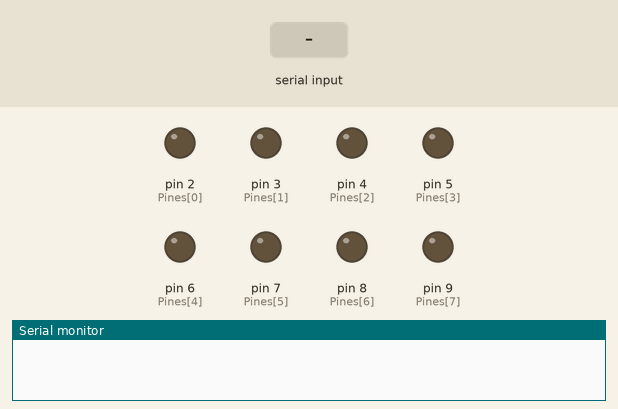
The sketch below on a simulated Arduino Uno, built with avr-gcc and run on an emulated ATmega328P. On the bench: output pins drawn as LEDs (lit = HIGH), the last lines printed to the serial monitor. Inputs (shaded band) come from the test bench.

Above: at 1.2 s.
1.3 s: "30,150\n" received over Serial
At 2.0 s:
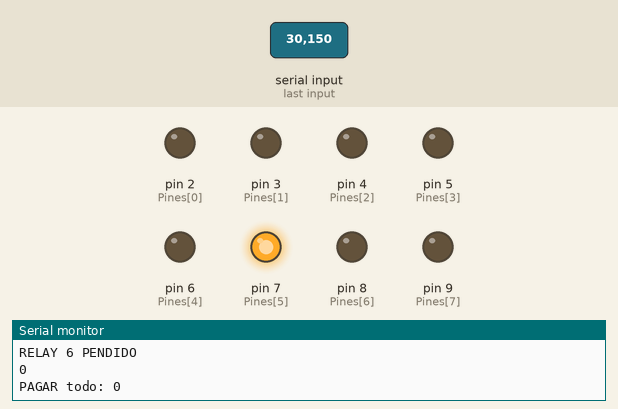
At 7.8 s:
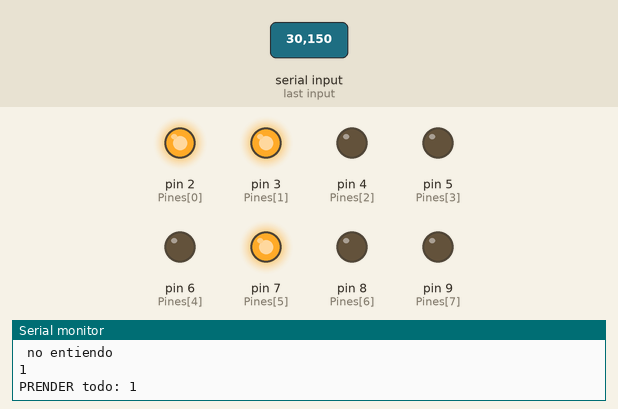
Timing chart, 0 to 14.8 s (numbered marks = the images above; inputs shaded):
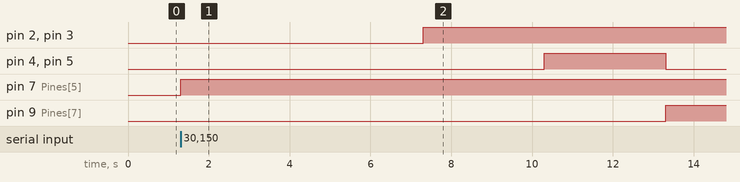

The sketch:

bms_relays.ino
```cpp
//https://docs.arduino.cc/built-in-examples/communication/SerialEvent
//https://reference.arduino.cc/reference/en/language/functions/communication/serial/serialevent/
//https://elcodigoascii.com.ar/
//https://www.youtube.com/watch?v=vHeG3Gt6STE
//https://learn.microsoft.com/en-us/visualstudio/ide/reference/toolbox?view=vs-2022
//https://www.youtube.com/watch?v=lY1Z0Hgo288
//https://www.youtube.com/watch?v=gi-Sruf8FNA
#define tiempo_apagados 3000
#define times 200
int Pines[]={2,3,4,5,6,7,8,9};
int dato=8;

void setup() {
  configurar_pines();
  Pone_todo_cero();
  Serial.begin(9600);
    while (!Serial) {
      ; // wait for serial port to connect. Needed for native USB
    }


}

void loop() {

}
void Pone_todo_cero(){
  for(int i=0;i<8;i++){
    digitalWrite(Pines[i], LOW);   // turn the LED on (HIGH is the voltage level)
  }
}


void ciclico(){
  for(int i=0;i<8;i++){
    digitalWrite(Pines[i], HIGH);   // turn the LED on (HIGH is the voltage level)
    delay(times);                       // wait for a second
    digitalWrite(Pines[i], LOW);    // turn the LED off by making the voltage LOW
    delay(times);
  }
}
void configurar_pines(){
  for(int i=0;i<8;i++){
    pinMode(Pines[i], OUTPUT);
  }
}


void serialEvent() {
  while (Serial.available()) {
          // get the new byte:
          dato = Serial.read();

                  if(dato!=10){
                        Serial.println(dato-48);
                        switch (dato-48) {


                            case 0:  //prender todo
                              Serial.println("PAGAR todo: 0");
                              digitalWrite(Pines[2], LOW);//fuente
                              digitalWrite(Pines[3], LOW);
                              delay(tiempo_apagados);
                              digitalWrite(Pines[0], LOW);//debuger
                              digitalWrite(Pines[1], LOW);
                              delay(tiempo_apagados);
                              break;

                            case 1:  //prender todo
                              Serial.println("PRENDER todo: 1");
                              digitalWrite(Pines[0], HIGH);//debuger
                              digitalWrite(Pines[1], HIGH);
                              delay(tiempo_apagados);
                              digitalWrite(Pines[3], HIGH);//fuente
                              digitalWrite(Pines[2], HIGH);
                              delay(tiempo_apagados);
                              break;


                            case 2:
                              Serial.println("RELAY 5 PENDIDO");
                              digitalWrite(Pines[4], HIGH);
                              break;
                            case 3:
                              Serial.println("RELAY 6 PENDIDO");
                              digitalWrite(Pines[5], HIGH);
                              break;
                            case 4:
                              Serial.println("RELAY 7 PENDIDO");
                              digitalWrite(Pines[6], HIGH);
                              break;
                            case 5:
                              Serial.println("RELAY 8 PENDIDO");
                              digitalWrite(Pines[7], HIGH);
                              break;


                            case 6:
                              Serial.println("RELAY 5 APAGADO");
                              digitalWrite(Pines[4], LOW);
                              break;
                            case 7:
                              Serial.println("RELAY 6 APAGADO");
                              digitalWrite(Pines[5], LOW);
                              break;
                            case 8:
                              Serial.println("RELAY 7 APAGADO");
                              digitalWrite(Pines[6], LOW);
                              break;
                            case 9:
                              Serial.println("RELAY 8 APAGADO");
                              digitalWrite(Pines[7], LOW);
                              break;
                            case -1:
                              Serial.println("APAGA TODO");
                              Pone_todo_cero();
                              break;
                            case -2:
                              Serial.println("Power on reset");
                              digitalWrite(Pines[2], LOW);//fuente
                              digitalWrite(Pines[3], LOW);
                              delay(3000);
                              digitalWrite(Pines[3], HIGH);//fuente
                              digitalWrite(Pines[2], HIGH);
                              break;


                            default:

                              Serial.println(" no entiendo ");

                              break;
                          }

                  }


  }


}
```

Measured:
- after the input at 1.3 s, pin 2 (Pines[0]), pin 3 (Pines[1]): LOW → HIGH after 6.0 s; pin 4 (Pines[2]), pin 5 (Pines[3]): LOW → HIGH after 9.0 s, → LOW 3.0 s later; pin 7 (Pines[5]): LOW → HIGH at once; pin 9 (Pines[7]): LOW → HIGH after 12.0 s
